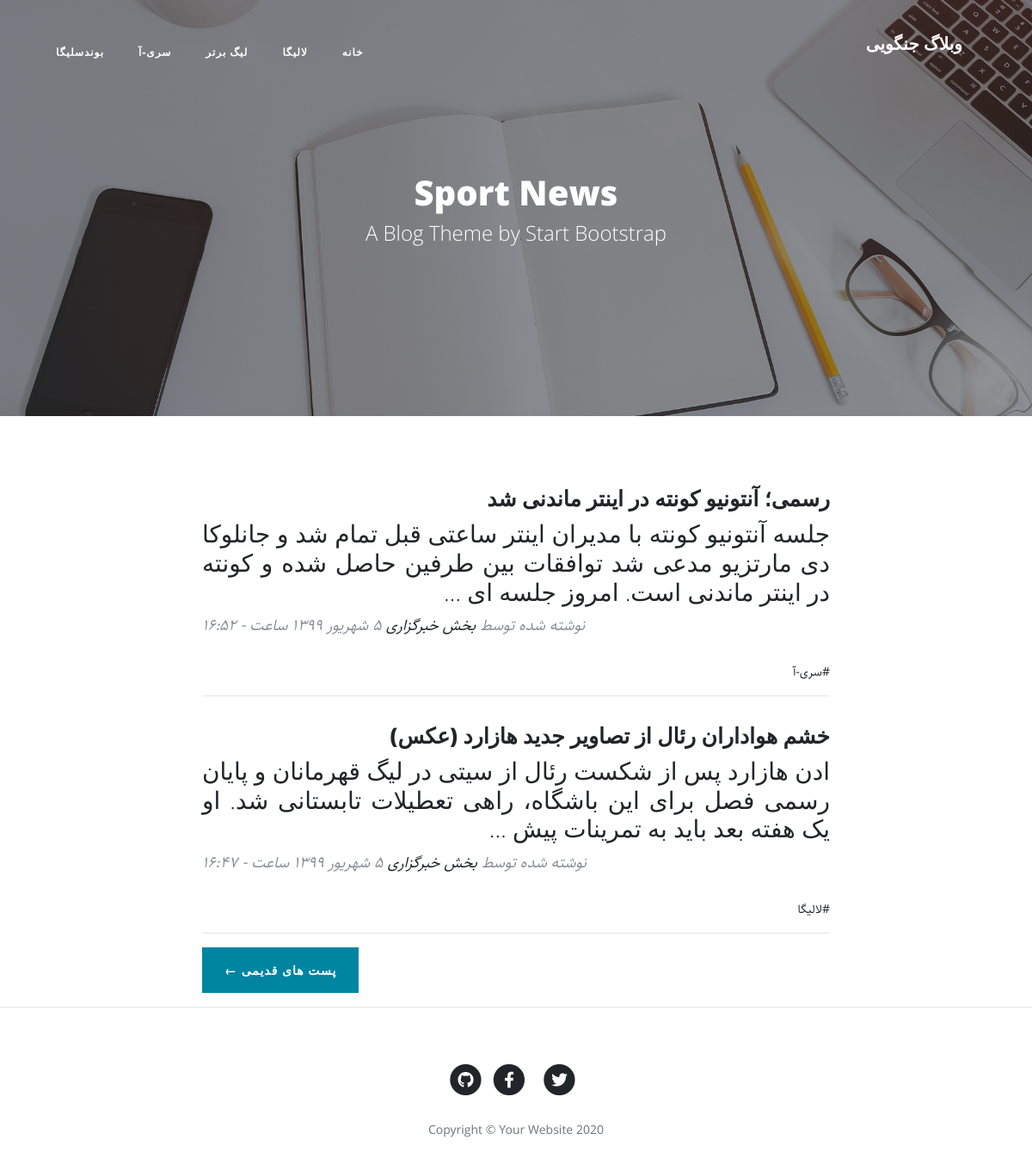
/, run on an earlier commit of the app's database.
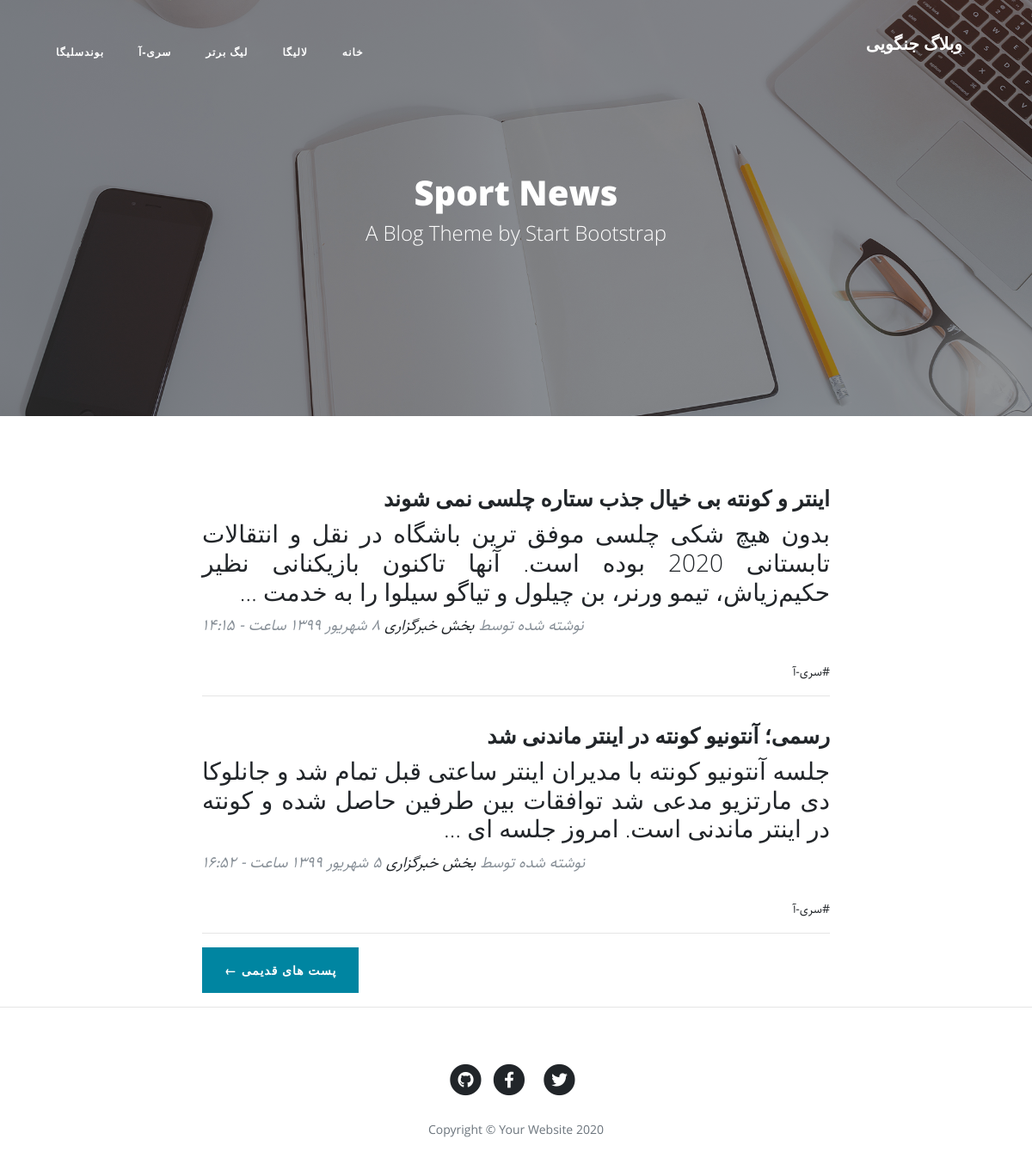
And on a later commit of the database.
### blog/models.py (models this page shows, shortened)
class Category(models.Model):
    parent = models.ForeignKey('self', default=None, null=True, blank=True, on_delete=models.SET_NULL, related_name='children', verbose_name='زیر دسته')
    title = models.CharField(max_length=200)
    slug = models.SlugField(max_length=100, unique=True)
    status = models.BooleanField(default=True, verbose_name='آیا نمایش داده شود؟')
    position = models.IntegerField()
    class Meta:
        verbose_name = 'دسته بندی'
        verbose_name_plural = 'دسته بندی ها'
        ordering = ['parent__id', 'position']
    objects = CategoryManager()

class Article(models.Model):
    STATUS_CHOICES = (
        ('d', 'Draft'),
        ('p', 'Published')
    )
    title = models.CharField(max_length=200)
    slug = models.SlugField(max_length=100, unique=True)
    category = models.ManyToManyField(Category, verbose_name='دسته بندی', related_name='articles')
    description = models.TextField()
    thumbnail = models.ImageField(upload_to='images')
    publish = models.DateTimeField(default=timezone.now)
    created = models.DateTimeField(auto_now_add=True)
    updated = models.DateTimeField(auto_now=True)
    status = models.CharField(max_length=1, choices=STATUS_CHOICES)
    class Meta:
        verbose_name = 'مقاله'
        verbose_name_plural = 'مقالات'
    def jpublish(self):
        return jalali_converter(self.publish)
    jpublish.short_description = 'زمان انتشار'
    def category_published(self):
        return self.category.filter(status=True)
    objects = ArticleManager()

### blog/views.py (the view)
# urls.py: path('', home, name='home'),
def home(request, page=1):
    articles_list = Article.objects.filter(status='p').order_by('-publish')
    paginator = Paginator(articles_list, 2)
    articles = paginator.get_page(page)
    context = {
        'articles': articles,
    }
    return render(request, 'blog/home.html', context)

### blog/models.py (called while the page is built)
    def active(self):
        return self.filter(status=True)

### blog/templatetags/base_tags.py (called while the page is built)
@register.simple_tag
def title():
    return 'وبلاگ جنگویی'

@register.inclusion_tag('blog/partials/category_navbar.html')
def category_navbar():
    return {
        'category': Category.objects.filter(status=True)
    }

### extensions/jalali.py (called while the page is built)
    def persian_tuple(self):
        return self.persian_year, self.persian_month, self.persian_day

### extensions/utils.py (called while the page is built)
def persian_numbers_converter(mystr):
    numbers = {
        "0": "۰",
        "1": "۱",
        "2": "۲",
        "3": "۳",
        "4": "۴",
        "5": "۵",
        "6": "۶",
        "7": "۷",
        "8": "۸",
        "9": "۹",
    }
    for e_num, p_num in numbers.items():
        mystr = mystr.replace(e_num, p_num)
    return mystr

def jalali_converter(time):
    jmonth = ['فروردین', 'اردیبهشت', 'خرداد',
              'تیر', 'مرداد', 'شهریور',
              'مهر', 'آبان', 'آذر',
              'دی', 'بهمن', 'اسفند']
    time = timezone.localtime(time)
    time_to_str = f'{time.year},{time.month},{time.day}'
    time_to_tuple = jalali.Gregorian(time_to_str).persian_tuple()
    time_to_list = list(time_to_tuple)
    for index, month in enumerate(jmonth):
        if time_to_list[1] == index + 1:
            time_to_list[1] = month
            break
    output = f'{time_to_list[2]} {time_to_list[1]} {time_to_list[0]} ساعت - {time.hour}:{time.minute}'
    return persian_numbers_converter(output)

### blog/templates/blog/home.html (shortened to what this page needs)
{% extends 'blog/base.html' %}
{% load static %}
{% block main %}
<header class="masthead" style="background-image: url('{% static "blog/img/home-bg.jpg" %}')">
<div class="overlay"></div>
<div class="container">
    <div class="row">
        <div class="col-lg-8 col-md-10 mx-auto">
            <div class="site-heading">
                <h1>Sport News</h1>
                <span class="subheading">A Blog Theme by Start Bootstrap</span>
            </div>
        </div>
    </div>
</div>
</header>
<div class="container">
    <div class="row">
        <div class="col-lg-8 col-md-10 mx-auto">
            {% for article in articles %}
            <div class="post-preview">
                <a href="{% url 'blog:detail' article.slug %}">
                    <h2 class="post-title">
                        {{article.title}}
                    </h2>
                    <h3 class="post-subtitle text-justify">
                        {{article.description|truncatewords:30}}
                    </h3>
                </a>
                <p class="post-meta">نوشته شده توسط
                    <a href="#">بخش خبرگزاری</a>
                    {{article.jpublish}}</p>
                <div>
                    {% for cat in article.category_published.all %}
                    <a href="{% url 'blog:category' cat.slug %}">#{{cat.title}}</a>
                    {% endfor %}
                </div>
            </div>
            <hr>
            {% endfor %}
            <div class="clearfix pager-botton">
                {% if articles.has_next %}
                <a class="btn btn-primary float-right" href="{% url 'blog:home' articles.next_page_number %}">پست های
                    قدیمی &larr;</a>
                {% endif %}
            </div>
        </div>
    </div>
</div>
{% endblock %}

### blog/templates/blog/base.html (shortened to what this page needs)
{% load static %}
{% load base_tags %}
<!DOCTYPE html>
<html lang="en">
<head>
    <link href="{% static 'blog/vendor/bootstrap/css/bootstrap.min.css' %}" rel="stylesheet">
    <link href="{% static 'blog/vendor/fontawesome-free/css/all.min.css' %}" rel="stylesheet" type="text/css">
    <link href="{% static 'blog/css/clean-blog.min.css' %}" rel="stylesheet">
    <link href="{% static 'blog/css/rtl.css' %}" rel="stylesheet">
</head>
<body>
<nav class="navbar navbar-expand-lg navbar-light fixed-top" id="mainNav">
    <div class="container">
        <a class="navbar-brand" href="{% url 'blog:home' %}">{% title %}</a>
        {% category_navbar %}
    </div>
</nav>
{% block main %}
{% endblock %}
<hr>
<footer>
    <div class="container">
        <div class="row">
            <div class="col-lg-8 col-md-10 mx-auto">
                <ul class="list-inline text-center">
                    <li class="list-inline-item">
                        <a href="#">
                <span class="fa-stack fa-lg">
                  <i class="fas fa-circle fa-stack-2x"></i>
                  <i class="fab fa-twitter fa-stack-1x fa-inverse"></i>
                </span>
                        </a>
                    </li>
                    <li class="list-inline-item">
                        <a href="#">
                <span class="fa-stack fa-lg">
                  <i class="fas fa-circle fa-stack-2x"></i>
                  <i class="fab fa-facebook-f fa-stack-1x fa-inverse"></i>
                </span>
                        </a>
                    </li>
                    <li class="list-inline-item">
                        <a href="#">
                <span class="fa-stack fa-lg">
                  <i class="fas fa-circle fa-stack-2x"></i>
                  <i class="fab fa-github fa-stack-1x fa-inverse"></i>
                </span>
                        </a>
                    </li>
                </ul>
                <p class="copyright text-muted">Copyright &copy; Your Website 2020</p>
            </div>
        </div>
    </div>
</footer>
</body>
</html>

### blog/templates/blog/partials/category_navbar.html (shortened to what this page needs)
<div class="collapse navbar-collapse nav" id="navbarResponsive">
    <ul class="navbar-nav ml-auto">
        <li class="nav-item">
            <a class="nav-link" href="{% url 'blog:home' %}">خانه</a>
        </li>
        {% for cat in category %}
        {% if cat.parent == None %}
        <li class="nav-item">
            <a class="nav-link" href="{% url 'blog:category' cat.slug %}">{{cat.title}}</a>
        </li>
        {% endif %}
        {% endfor %}
    </ul>
</div>

### blog/static/blog/css/rtl.css (style rules this page uses)
body { direction: rtl; text-align: right; font-family: "Sahel"; font-size: 14px; }
.navbar-nav { margin-left: initial !important; margin-right: auto; }
.post-meta { text-align: left; }
.pager-botton { float: left !important; }
header.masthead .site-heading h1 { font-size: 40px; }
.post-preview > a > .post-title { font-size: 25px; }
.nav ul { padding-right: 0; }
.nav ul li { border-bottom: none; height: 86px; line-height: 86px; font-size: 14px; display: inline-block; float: left; margin: 0 auto; }
.nav ul li a { text-decoration: none; color: #000000; display: block; transition: .3s background-color; padding: 0 24px; }
.nav a { border-bottom: none; }

What changed in the data, as far as the page shows it:
no longer on this page (row unchanged): Article: title "خشم هواداران رئال از تصاویر جدید هازارد (عکس)", description "ادن هازارد پس از شکست رئال از سیتی در لیگ قهرمانان و پایان رسمی فصل برای این باشگاه، راهی تعطیلات تابستانی شد. او یک هفته بعد باید به تمرینات پیش …", jpublish "۵ شهریور ۱۳۹۹ ساعت - ۱۶:۴۷", Category (title "لالیگا")
added Article: title "اینتر و کونته بی خیال جذب ستاره چلسی نمی شوند", description "بدون هیچ شکی چلسی موفق ترین باشگاه در نقل و انتقالات تابستانی 2020 بوده است. آنها تاکنون بازیکنانی نظیر حکیم‌زیاش، تیمو ورنر، بن چیلول و تیاگو سیلوا را به خدمت …", jpublish "۸ شهریور ۱۳۹۹ ساعت - ۱۴:۱۵", Category (title "سری-آ")
